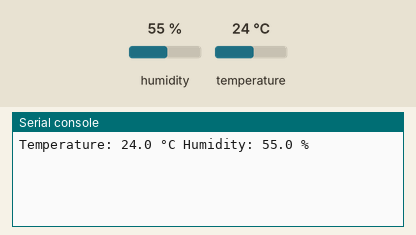
Simulated run of this program. Board: Raspberry Pi Pico running MicroPython. On the bench: the last lines printed to the serial console. The test bench sets the inputs (shaded band); at power-on: humidity 55 %, temperature 24 °C.

Above: at 1.2 s.
1.3 s: humidity set to 22 %
At 2.9 s:
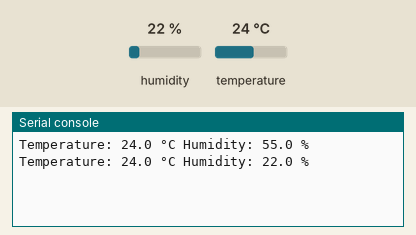
4.0 s: temperature set to 12 °C
At 5.2 s:
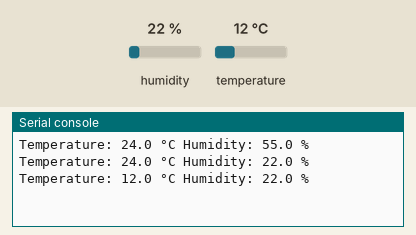
6.7 s: humidity set to 40 %
At 8.8 s:
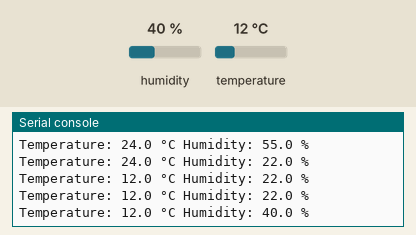
Timing chart, 0 to 10.3 s (numbered marks = the images above; inputs shaded):
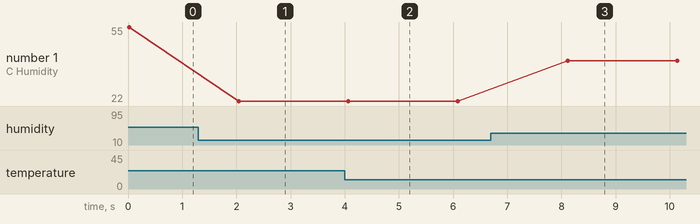

The program:

dht22.py
```python
from machine import Pin
import utime
import dht

# Initialize the DHT11 sensor
sensor = dht.DHT22(Pin(16))

while True:
    try:
        # Trigger measurement
        sensor.measure()
        # Read values
        temperature = sensor.temperature()  # In Celsius
        humidity = sensor.humidity()  # In Percent
        # Print values
        print("Temperature: {} °C Humidity: {} %".format(temperature, humidity))
    except OSError as e:
        print("Failed to read sensor DHT22. {}".format(e))
    utime.sleep(2)
```

Measured:
- after the input at 1.3 s, the serial console: prints a new line after 0.75 s (image 1)
- after the input at 4.0 s, the serial console: prints a new line after 0.07 s (image 2)
- after the input at 6.7 s, the serial console: prints a new line after 1.4 s (image 3)
- plotted number 1: 55 → 22 after the input at 1.3 s, 22 → 40 after the input at 6.7 s
